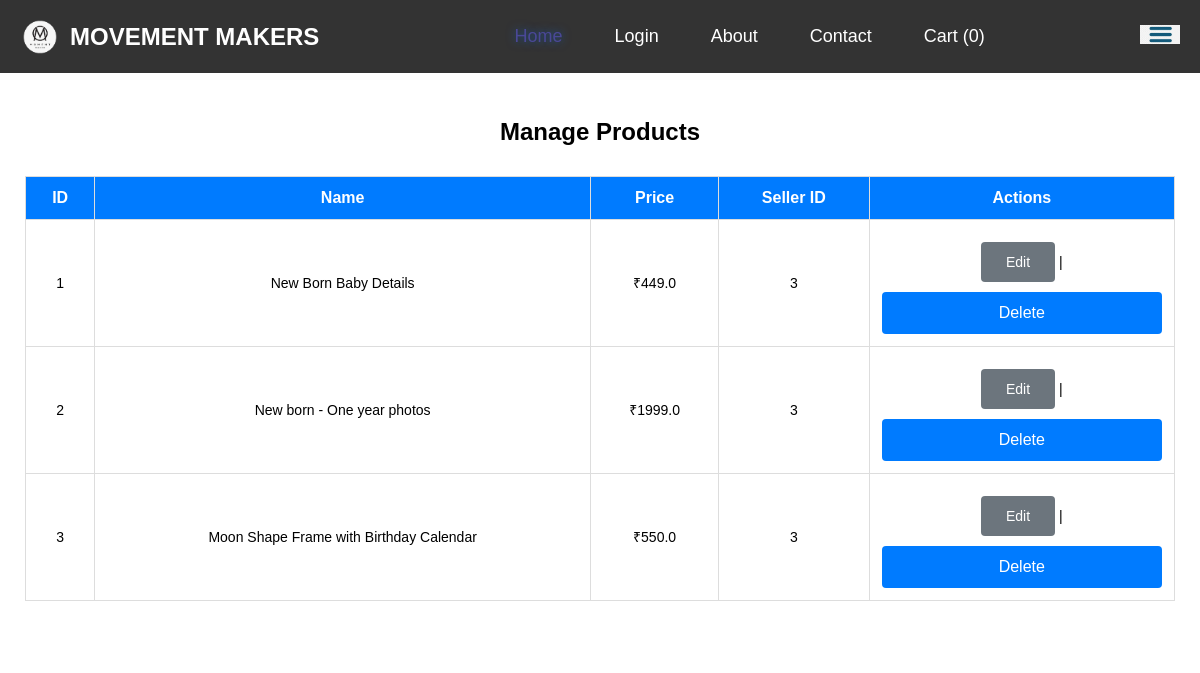
/manage_products (signed in), run on the app's committed database.
### app.py (models this page shows)
class Product(db.Model):
    id = db.Column(db.Integer, primary_key=True)
    name = db.Column(db.String(100), nullable=False)
    price = db.Column(db.Float, nullable=False)
    description = db.Column(db.Text, nullable=False)
    image_path = db.Column(db.String(255), nullable=True)
    seller_id = db.Column(db.Integer, db.ForeignKey('user.id', ondelete="CASCADE"), nullable=False)
    seller = db.relationship('User', backref=db.backref('products', lazy=True, cascade="all, delete"))

### app.py (the view)
@app.route('/manage_products')
@role_required(['admin', 'seller'])  # Allows access for both admin and seller roles
def manage_products():
    products = Product.query.all()  # Get all products
    user_role = get_current_user_role()  # Get the role of the current user
    return render_template('manage_products.html', products=products, user_role=user_role)

### app.py (called while the page is built)
def get_current_user_role():
    return session.get('role')  # Returns 'admin', 'seller', or None

def role_required(allowed_roles):
    def wrapper(f):
        @wraps(f)
        def decorated_function(*args, **kwargs):
            if 'logged_in' not in session or session.get('role') not in allowed_roles:
                return redirect(url_for('login'))
            return f(*args, **kwargs)
        return decorated_function
    return wrapper

### templates/manage_products.html (shortened to what this page needs)
<!DOCTYPE html>
<html lang="en">
<head>
    <link rel="stylesheet" href="{{ url_for('static', filename='style.css') }}">
</head>
<body>
    {% include 'navbar.html' %}
    <div class="container">
        <h2>Manage Products</h2>
        {% if products %}
            <table border="1">
                <tr>
                    <th>ID</th>
                    <th>Name</th>
                    <th>Price</th>
                    <th>Seller ID</th>
                    <th>Actions</th>
                </tr>
                {% for product in products %}
                <tr>
                    <td>{{ product.id }}</td>
                    <td>{{ product.name }}</td>
                    <td>₹{{ product.price }}</td>
                    <td>{{ product.seller_id }}</td>
                    <td>
                        {% if user_role == 'admin' %}
                            <a href="{{ url_for('edit_product', product_id=product.id) }}" class="btn">Edit</a> |
                            <form action="{{ url_for('admin_delete_product', product_id=product.id) }}" method="post" style="display:inline;">
                                <button type="submit" class="btn">Delete</button>
                            </form>
                        {% elif user_role == 'seller' %}
                            <a href="{{ url_for('seller_edit_product', product_id=product.id) }}" class="btn">Edit</a> |
                            <form action="{{ url_for('seller_delete_product', product_id=product.id) }}" method="post" style="display:inline;">
                                <button type="submit" class="btn">Delete</button>
                            </form>
                        {% endif %}
                    </td>
                </tr>
                {% endfor %}
            </table>
        {% else %}
            <p>No products available.</p>
        {% endif %}
    </div>
</body>
</html>

### static/style.css (style rules this page uses)
body { padding: 0; margin: 0; }
body { font-family: Arial, sans-serif; }
.container { width: auto; margin: 0 auto; padding: 20px; border: 5px solid white; }
button { width: 100%; padding: 12px; font-size: 16px; color: #fff; background-color: #007bff; border: none; border-radius: 4px; cursor: pointer; transition: background-color 0.3s; }
.btn { display: inline-block; margin-top: 10px; padding: 12px 25px; text-align: center; font-size: 14px; background-color: #6c757d; color: white; text-decoration: none; border-radius: 4px; transition: background-color 0.3s; }
.container h2 { text-align: center; margin-bottom: 30px; font-size: 24px; font-weight: bold; }
button[type="submit"] { background-color: #007bff; color: white; border: none; padding: 12px 20px; border-radius: 4px; font-size: 16px; cursor: pointer; width: 100%; transition: background-color 0.3s ease; }
table { width: 100%; border-collapse: collapse; margin-bottom: 20px; }
table th, table td { text-align: center; padding: 12px; border: 1px solid #ddd; }
table th { background-color: #007bff; color: white; font-size: 16px; }
table td { font-size: 14px; }
button { background-color: #f44336; color: white; padding: 8px 16px; border: none; border-radius: 4px; cursor: pointer; transition: background-color 0.3s ease; }
form button[type="submit"] { background-color: #007bff; width: 100%; padding: 12px; font-size: 16px; border-radius: 4px; cursor: pointer; border: none; transition: background-color 0.3s ease; }

### data on the page
Product: id "1", name "New Born Baby Details", price "449.0", seller_id "3"
Product: id "2", name "New born - One year photos", price "1999.0", seller_id "3"
Product: id "3", name "Moon Shape Frame with Birthday Calendar", price "550.0", seller_id "3"
